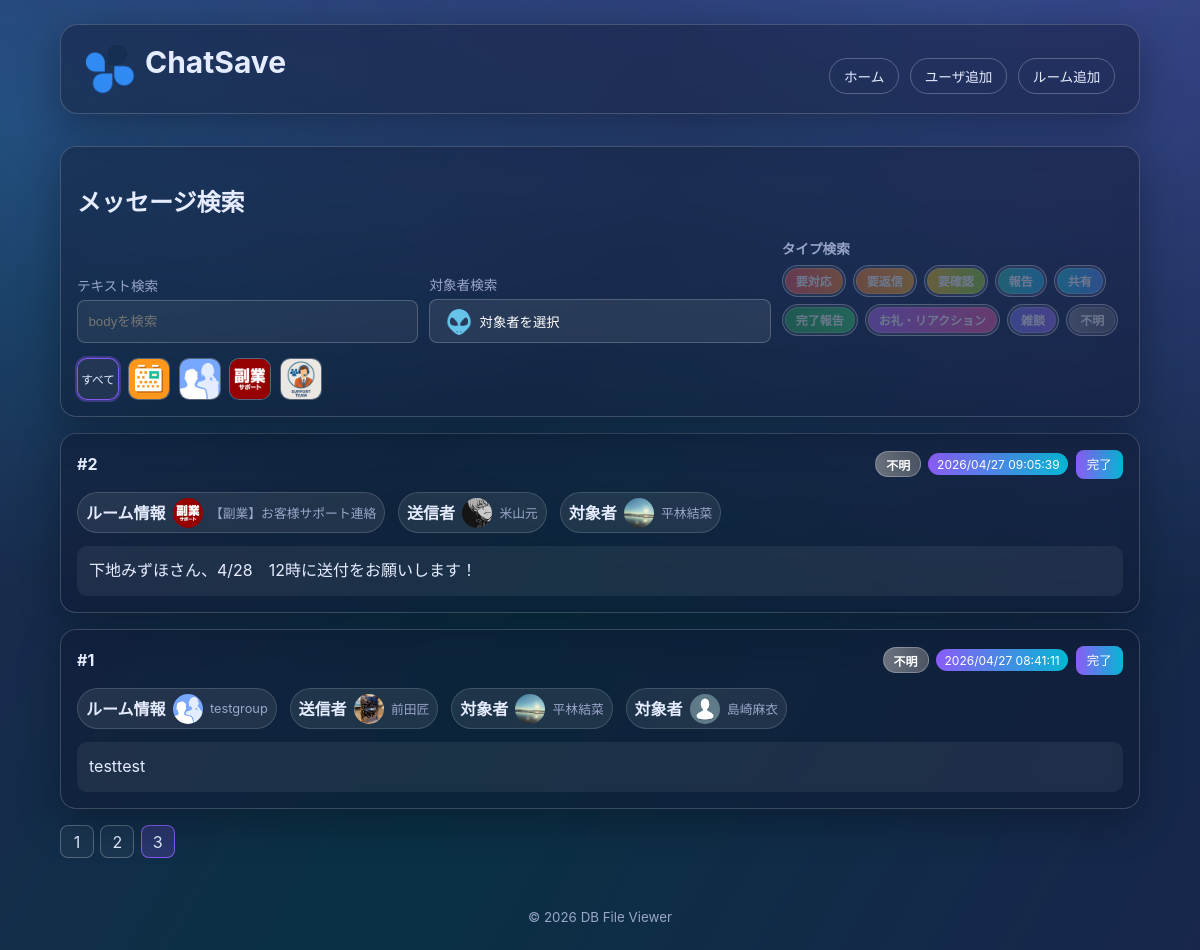
The page /index.php?page=3 on the database its author committed.
### tables this page shows
CREATE TABLE room (
            id INTEGER PRIMARY KEY AUTOINCREMENT,
            room_name TEXT NOT NULL,
            room_id TEXT NOT NULL,
            room_icon TEXT
        );

CREATE TABLE message (
            id INTEGER PRIMARY KEY AUTOINCREMENT,
            room_id INTEGER,
            account_id TEXT,
            body TEXT NOT NULL,
            send_time TEXT,
            task INTEGER NOT NULL DEFAULT 0
        , message_id TEXT, type_id INTEGER);

CREATE TABLE users (
            id INTEGER PRIMARY KEY AUTOINCREMENT,
            user_name TEXT NOT NULL,
            account_id TEXT NOT NULL,
            user_icon TEXT
        );

### index.php (the view, shortened to what the rows shown need)
<?php
$pdo = get_db();
$selectedRoomId = trim((string)($_GET['room_id'] ?? ''));
$page = max(1, (int)($_GET['page'] ?? 1));
$perPage = 30;
$rooms = $pdo->query('SELECT id, room_id, room_name, room_icon FROM room ORDER BY room_name ASC')->fetchAll(PDO::FETCH_ASSOC);
$users = $pdo->query('SELECT account_id, user_name, user_icon FROM users ORDER BY user_name ASC')->fetchAll(PDO::FETCH_ASSOC);
function sqlite_table_exists(PDO $pdo, string $tableName): bool
{
    $stmt = $pdo->prepare("SELECT name FROM sqlite_master WHERE type = 'table' AND name = :table_name LIMIT 1");
    $stmt->execute([':table_name' => $tableName]);
    $row = $stmt->fetch(PDO::FETCH_ASSOC);
    return is_array($row);
}
function sqlite_has_column(PDO $pdo, string $tableName, string $columnName): bool
{
    $columns = $pdo->query('PRAGMA table_info(' . $tableName . ')')->fetchAll(PDO::FETCH_ASSOC);
    foreach ($columns as $column) {
        if ((string)($column['name'] ?? '') === $columnName) {
            return true;
        }
    }
    return false;
}
$hasTypeTable = sqlite_table_exists($pdo, 'type');
$hasMessageTypeIdColumn = sqlite_has_column($pdo, 'message', 'type_id');
$canJoinType = $hasTypeTable && $hasMessageTypeIdColumn;
$sql = <<<'SQL'
SELECT
    m.id,
    m.message_id,
    m.room_id,
    m.account_id,
    m.body,
    m.send_time,
    COALESCE(m.task, 0) AS task,
SQL;
if ($canJoinType) {
    $sql .= <<<'SQL'
    m.type_id,
    t.type_name,
SQL;
} else {
    $sql .= <<<'SQL'
    NULL AS type_id,
    NULL AS type_name,
SQL;
}
$sql .= <<<'SQL'
    r.room_name,
    r.room_icon,
    u.user_name,
    u.user_icon
FROM message m
LEFT JOIN room r ON CAST(m.room_id AS TEXT) = r.room_id
LEFT JOIN users u ON m.account_id = u.account_id
SQL;
if ($canJoinType) {
    $sql .= "\nLEFT JOIN type t ON m.type_id = t.id\n";
}
$sql .= <<<'SQL'
WHERE 1=1
SQL;
$params = [];
$sql .= ' ORDER BY COALESCE(m.send_time, "") DESC, m.id DESC';
$stmt = $pdo->prepare($sql);
$stmt->execute($params);
$messages = $stmt->fetchAll(PDO::FETCH_ASSOC);
function parse_targets_from_body(string $body): array
{
    if (preg_match('/\[toall\]/i', $body) === 1) {
        return ['type' => 'all', 'account_ids' => []];
    }
    if (preg_match_all('/\[to[:：]\s*([^\]\s]+)\]/i', $body, $matches) > 0) {
        $accountIds = array_values(array_unique(array_filter(array_map(static fn(string $value): string => trim($value), $matches[1] ?? []), static fn(string $value): bool => $value !== '')));
        return ['type' => 'user', 'account_ids' => $accountIds];
    }
    return ['type' => 'none', 'account_ids' => []];
}
function parse_attachments_from_body(string $body): array
{
    $matches = [];
    preg_match_all('/\[download:(\d+)\](.*?)\[\/download\]/is', $body, $matches, PREG_SET_ORDER);
    if ($matches === []) {
        return [];
    }
    $attachments = [];
    foreach ($matches as $match) {
        $fileId = trim((string)($match[1] ?? ''));
        $fileLabel = trim((string)($match[2] ?? ''));
        $attachments[] = [
            'file_id' => $fileId,
            'file_label' => $fileLabel,
        ];
    }
    return $attachments;
}
function parse_reply_to_message_id(string $body): ?string
{
    if (preg_match('/\[rp[^\]]*\bto=([^\]\s]+)[^\]]*\]/i', $body, $matches) === 1) {
        return trim((string)($matches[1] ?? '')) ?: null;
    }
    return null;
}
function parse_reply_target_account_id(string $body): ?string
{
    if (preg_match('/\[rp[^\]]*\baid=([^\]\s]+)[^\]]*\]/i', $body, $matches) === 1) {
        return trim((string)($matches[1] ?? '')) ?: null;
    }
    return null;
}
function parse_quote_to_message_id(string $body): ?string
{
    if (preg_match('/\[qtmeta[^\]]*\btime=([^\]\s]+)[^\]]*\]/i', $body, $matches) === 1) {
        return trim((string)($matches[1] ?? '')) ?: null;
    }
    return null;
}
function normalize_message_id(string $messageId): string
{
    $trimmed = trim($messageId);
    if ($trimmed === '') {
        return '';
    }
    if (preg_match('/^\d+-\d+$/', $trimmed) === 1) {
        $parts = explode('-', $trimmed, 2);
        return trim((string)($parts[1] ?? ''));
    }
    return $trimmed;
}
function parse_quote_preview_from_body(string $body): string
{
    if (preg_match('/\[qt\](.*?)\[\/qt\]/is', $body, $matches) !== 1) {
        return '';
    }
    $quoted = trim((string)($matches[1] ?? ''));
    $quoted = preg_replace('/^\[qtmeta[^\]]*\]\s*/i', '', $quoted) ?? $quoted;
    $quoted = preg_replace('/\[\/?toall\]/i', '', $quoted) ?? $quoted;
    $quoted = preg_replace('/\[to:[^\]]+\]/i', '', $quoted) ?? $quoted;
    $quoted = preg_replace('/^\[rp[^\]]*\]\s*/im', '', $quoted) ?? $quoted;
    $quoted = preg_replace('/\[(?:piconname|picon):[^\]]+\]/i', '', $quoted) ?? $quoted;
    $quoted = preg_replace("/[ \t]+/", ' ', $quoted) ?? $quoted;
    $quoted = preg_replace("/\n{3,}/", "\n\n", $quoted) ?? $quoted;
    return trim($quoted);
}
function sanitize_message_body_for_display(string $body): string
{
    $cleaned = $body;
    $patterns = [
        '/^\[rp[^\]]*\]/i',
        '/\[toall\]/i',
        '/\[qt\]\s*\[qtmeta[^\]]*\].*?\[\/qt\]\s*/is',
        '/\[to[:：]\s*[^\]\s]+\][^\r\n]*(?:\r?\n)?/i',
        '/\[download:\d+\].*?\[\/download\]/is',
        '/\[info\]\s*\[title\]\s*\[dtext:file_uploaded\]\s*\[\/title\].*?\[\/info\]\s*/is',
    ];
    foreach ($patterns as $pattern) {
        $cleaned = preg_replace($pattern, '', (string)$cleaned);
    }
    $cleaned = preg_replace("/\n{3,}/", "\n\n", (string)$cleaned);
    return trim((string)$cleaned);
}
function resolve_message_type_label(array $message): string
{
    $typeName = trim((string)($message['type_name'] ?? ''));
    if ($typeName !== '') {
        return $typeName;
    }
    return '不明';
}
function message_type_badge_class(string $typeName): string
{
    $map = [
        '要対応' => 'type-need-action',
        '要返信' => 'type-need-reply',
        '要確認' => 'type-need-check',
        '報告' => 'type-report',
        '共有' => 'type-share',
        '完了報告' => 'type-complete-report',
        'お礼・リアクション' => 'type-thanks-reaction',
        '雑談' => 'type-chat',
        '不明' => 'type-unknown',
    ];
    return $map[$typeName] ?? 'type-unknown';
}
$targetUsersByAccountId = [];
foreach ($users as $user) {
    $targetUsersByAccountId[(string)$user['account_id']] = $user;
}
foreach ($messages as $index => $message) {
    $rawBody = (string)($message['body'] ?? '');
    $messages[$index]['message_id'] = normalize_message_id((string)($message['message_id'] ?? ''));
    $target = parse_targets_from_body($rawBody);
    $replyTargetAccountId = parse_reply_target_account_id($rawBody);
    if ($replyTargetAccountId !== null) {
        $target = ['type' => 'user', 'account_ids' => [$replyTargetAccountId]];
    }
    $messages[$index]['target_type'] = $target['type'];
    $messages[$index]['target_account_ids'] = $target['account_ids'];
    $messages[$index]['attachments'] = parse_attachments_from_body($rawBody);
    $messages[$index]['reply_to_message_id'] = normalize_message_id((string)(parse_reply_to_message_id($rawBody) ?? ''));
    $messages[$index]['quote_to_message_id'] = normalize_message_id((string)(parse_quote_to_message_id($rawBody) ?? ''));
    $messages[$index]['quote_preview'] = parse_quote_preview_from_body($rawBody);
    $messages[$index]['body_for_display'] = sanitize_message_body_for_display($rawBody);
    $messages[$index]['resolved_type_name'] = resolve_message_type_label($messages[$index]);
}
$offset = ($page - 1) * $perPage;
$messages = array_slice($messages, $offset, $perPage);
$messagesWithHierarchy = [];
foreach ($messages as $message) {
    $message['reply_depth'] = 0;
    $messagesWithHierarchy[] = $message;
}
$messages = $messagesWithHierarchy;
function build_query(array $overrides = []): string
{
    $params = [
        'q' => trim((string)($_GET['q'] ?? '')),
        'room_id' => trim((string)($_GET['room_id'] ?? '')),
        'target' => trim((string)($_GET['target'] ?? '')),
        'type' => $_GET['type'] ?? [],
        'page' => (string)max(1, (int)($_GET['page'] ?? 1)),
    ];
    foreach ($overrides as $key => $value) {
        $params[$key] = (string)$value;
    }
    if (($params['page'] ?? '1') === '1') {
        unset($params['page']);
    }
    $filtered = [];
    foreach ($params as $key => $value) {
        if ($key === 'type') {
            continue;
        }
        if ((string)$value !== '') {
            $filtered[$key] = (string)$value;
        }
    }
    return http_build_query($filtered);
}
include __DIR__ . '/header.php';
?>
<section class="card glass form-card">
  <h2>メッセージ検索</h2>
  <div class="icon-filter-row" aria-label="ルーム絞り込み">
    <?php foreach ($rooms as $room): ?>
      <?php
        $roomId = (string)$room['room_id'];
        $roomName = (string)$room['room_name'];
        $iconPath = trim((string)($room['room_icon'] ?? ''));
      ?>
      <a
        href="index.php?<?php echo htmlspecialchars(build_query(['room_id' => $roomId, 'page' => '1']), ENT_QUOTES, 'UTF-8'); ?>"
        class="icon-filter-button <?php echo $selectedRoomId === $roomId ? 'active' : ''; ?>"
        title="<?php echo htmlspecialchars($roomName, ENT_QUOTES, 'UTF-8'); ?>"
      >
        <img src="<?php echo htmlspecialchars($iconPath !== '' ? $iconPath : 'img/noimage.png', ENT_QUOTES, 'UTF-8'); ?>" alt="<?php echo htmlspecialchars($roomName, ENT_QUOTES, 'UTF-8'); ?>" onerror="this.onerror=null;this.src='img/noimage.png';">
      </a>
    <?php endforeach; ?>
  </div>
</section>
<section class="cards" aria-label="メッセージ一覧">
  <?php foreach ($messages as $message): ?>
    <?php
      $roomName = trim((string)($message['room_name'] ?? ''));
      $roomLabel = $roomName !== '' ? $roomName : ('room_id: ' . (string)$message['room_id']);
      $roomIcon = trim((string)($message['room_icon'] ?? ''));
      $senderName = trim((string)($message['user_name'] ?? ''));
      $senderLabel = $senderName !== '' ? $senderName : ('account_id: ' . (string)$message['account_id']);
      $senderIcon = trim((string)($message['user_icon'] ?? ''));
      $targetType = (string)($message['target_type'] ?? 'none');
      $targetAccountIds = is_array($message['target_account_ids'] ?? null) ? $message['target_account_ids'] : [];
      $targetUsers = [];
      foreach ($targetAccountIds as $targetAccountId) {
          $targetUsers[] = $targetUsersByAccountId[(string)$targetAccountId] ?? ['account_id' => (string)$targetAccountId];
      }
      $targetEntries = [];
      if ($targetType === 'all') {
          $targetEntries[] = [
              'label' => '全員',
              'icon' => 'img/all.png',
          ];
      } else {
          foreach ($targetUsers as $targetUser) {
              $targetName = trim((string)($targetUser['user_name'] ?? ''));
              $targetAccountId = trim((string)($targetUser['account_id'] ?? ''));
              $targetLabel = '';
              if ($targetName !== '') {
                  $targetLabel = $targetName;
              } elseif ($targetAccountId !== '') {
                  $targetLabel = 'account_id: ' . $targetAccountId;
              }
              if ($targetLabel !== '') {
                  $targetEntries[] = [
                      'label' => $targetLabel,
                      'icon' => trim((string)($targetUser['user_icon'] ?? '')),
                  ];
              }
          }
      }
      $rawSendTime = trim((string)($message['send_time'] ?? ''));
      $timestamp = strtotime($rawSendTime);
      $formattedSendTime = $rawSendTime;
      if ($timestamp !== false) {
          $formattedSendTime = date('Y/m/d H:i:s', $timestamp);
      }
      $isTaskDone = (int)($message['task'] ?? 0) === 1;
      $messageTypeLabel = resolve_message_type_label($message);
      $messageTypeBadgeClass = message_type_badge_class($messageTypeLabel);
      $isReplyChild = (bool)($message['is_reply_child'] ?? false);
      $replyDepth = max(0, (int)($message['reply_depth'] ?? 0));
      $quotePreview = trim((string)($message['quote_preview'] ?? ''));
    ?>
    <div class="message-thread-item <?php echo $isReplyChild ? 'is-reply-child' : ''; ?>" style="--reply-level: <?php echo $replyDepth; ?>;">
      <article class="card glass message-card <?php echo $isTaskDone ? 'is-complete' : ''; ?>" data-message-id="<?php echo (int)$message['id']; ?>">
        <div class="card-head">
          <h2>#<?php echo (int)$message['id']; ?></h2>
          <div class="card-actions">
            <span class="message-type-badge <?php echo htmlspecialchars($messageTypeBadgeClass, ENT_QUOTES, 'UTF-8'); ?>">
              <?php echo htmlspecialchars($messageTypeLabel, ENT_QUOTES, 'UTF-8'); ?>
            </span>
            <span class="badge"><?php echo htmlspecialchars($formattedSendTime, ENT_QUOTES, 'UTF-8'); ?></span>
            <button type="button" class="task-toggle" data-task-state="<?php echo $isTaskDone ? '1' : '0'; ?>"><?php echo $isTaskDone ? '取消' : '完了'; ?></button>
          </div>
        </div>
        <div class="message-meta-row">
          <div class="entity-chip" data-tooltip="<?php echo htmlspecialchars($roomLabel, ENT_QUOTES, 'UTF-8'); ?>">
            <strong>ルーム情報</strong>
            <img src="<?php echo htmlspecialchars($roomIcon !== '' ? $roomIcon : 'img/noimage.png', ENT_QUOTES, 'UTF-8'); ?>" alt="<?php echo htmlspecialchars($roomLabel, ENT_QUOTES, 'UTF-8'); ?>" onerror="this.onerror=null;this.src='img/noimage.png';">
            <span><?php echo htmlspecialchars($roomLabel, ENT_QUOTES, 'UTF-8'); ?></span>
          </div>
          <div class="entity-chip" data-tooltip="<?php echo htmlspecialchars($senderLabel, ENT_QUOTES, 'UTF-8'); ?>">
            <strong>送信者</strong>
            <img src="<?php echo htmlspecialchars($senderIcon !== '' ? $senderIcon : 'img/noimage.png', ENT_QUOTES, 'UTF-8'); ?>" alt="<?php echo htmlspecialchars($senderLabel, ENT_QUOTES, 'UTF-8'); ?>" onerror="this.onerror=null;this.src='img/noimage.png';">
            <span><?php echo htmlspecialchars($senderLabel, ENT_QUOTES, 'UTF-8'); ?></span>
          </div>
          <?php foreach ($targetEntries as $targetEntry): ?>
            <?php
              $targetLabel = (string)($targetEntry['label'] ?? '対象者なし');
              $targetIcon = trim((string)($targetEntry['icon'] ?? ''));
            ?>
            <div class="entity-chip" data-tooltip="<?php echo htmlspecialchars($targetLabel, ENT_QUOTES, 'UTF-8'); ?>">
              <strong>対象者</strong>
              <img src="<?php echo htmlspecialchars($targetIcon !== '' ? $targetIcon : 'img/noimage.png', ENT_QUOTES, 'UTF-8'); ?>" alt="<?php echo htmlspecialchars($targetLabel, ENT_QUOTES, 'UTF-8'); ?>" onerror="this.onerror=null;this.src='img/noimage.png';">
              <span><?php echo htmlspecialchars($targetLabel, ENT_QUOTES, 'UTF-8'); ?></span>
            </div>
          <?php endforeach; ?>
        </div>
        <?php if ($quotePreview !== ''): ?>
          <div class="quote-layout">
            <div class="quote-title">引用</div>
            <div class="quote-source">
              <div class="quote-preview"><?php echo htmlspecialchars($quotePreview, ENT_QUOTES, 'UTF-8'); ?></div>
            </div>
            <div class="message-body"><?php echo nl2br(htmlspecialchars((string)($message['body_for_display'] ?? $message['body'] ?? ''), ENT_QUOTES, 'UTF-8')); ?></div>
          </div>
        <?php else: ?>
          <div class="message-body"><?php echo nl2br(htmlspecialchars((string)($message['body_for_display'] ?? $message['body'] ?? ''), ENT_QUOTES, 'UTF-8')); ?></div>
        <?php endif; ?>
      </article>
    </div>
  <?php endforeach; ?>
</section>
<?php include __DIR__ . '/footer.php'; ?>

### rows shown on the page
room: room_icon (picture)
room: room_icon (picture)
room: room_icon (picture)
room: room_icon (picture)
message: $replyDepth 0 (drawn), id "2", messageTypeLabel "不明", send_time "2026/04/27 09:05:39", room.room_icon (picture), room.room_name "【副業】お客様サポート連絡", users.user_icon (picture), users.user_name "米山元", targetLabel "平林結菜", body_for_display "下地みずほさん、4/28 12時に送付をお願いします！"
message: $replyDepth 0 (drawn), id "1", messageTypeLabel "不明", send_time "2026/04/27 08:41:11", room.room_icon (picture), room.room_name "testgroup", users.user_icon (picture), users.user_name "前田匠", targetLabel "平林結菜", targetLabel "島崎麻衣", body_for_display "testtest"

### other values the page prints
$selectedTargetLabel "対象者を選択"
$typeName "要対応"
$typeName "要返信"
$typeName "要確認"
$typeName "報告"
$typeName "共有"
$typeName "完了報告"
$typeName "お礼・リアクション"
$typeName "雑談"
$typeName "不明"
